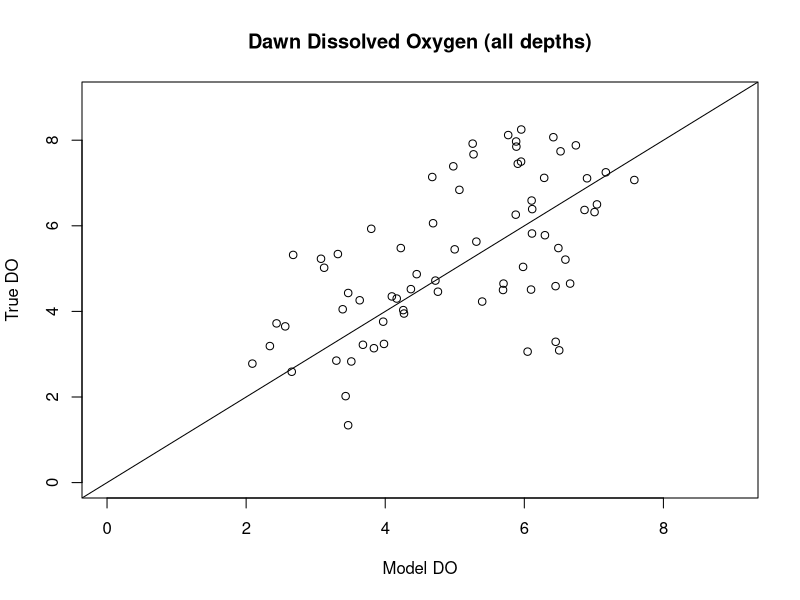
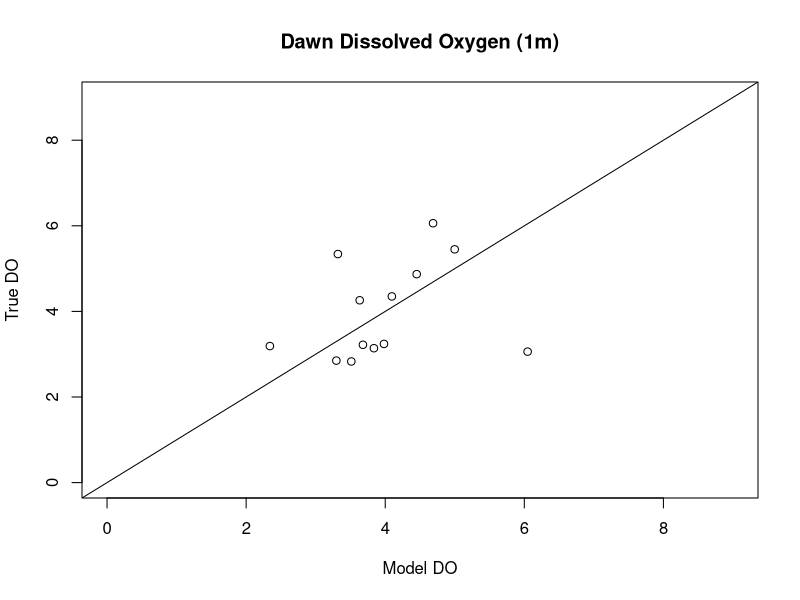
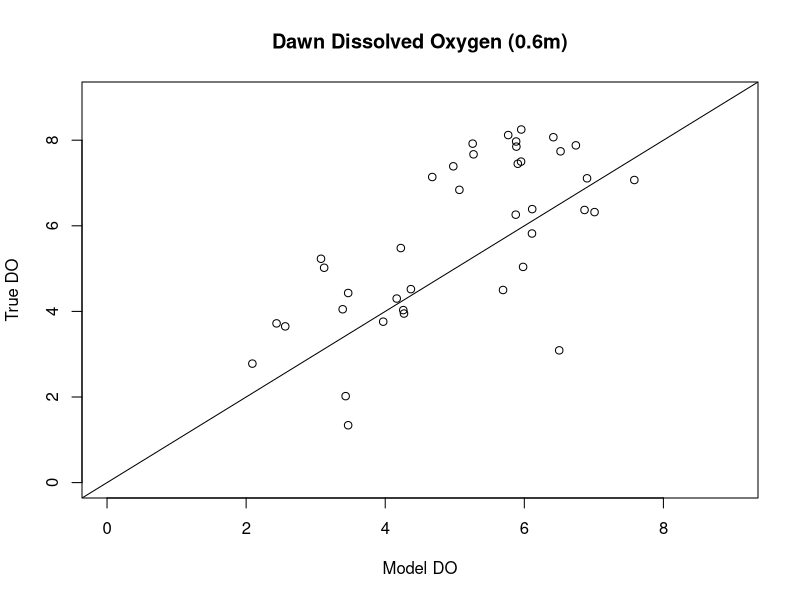
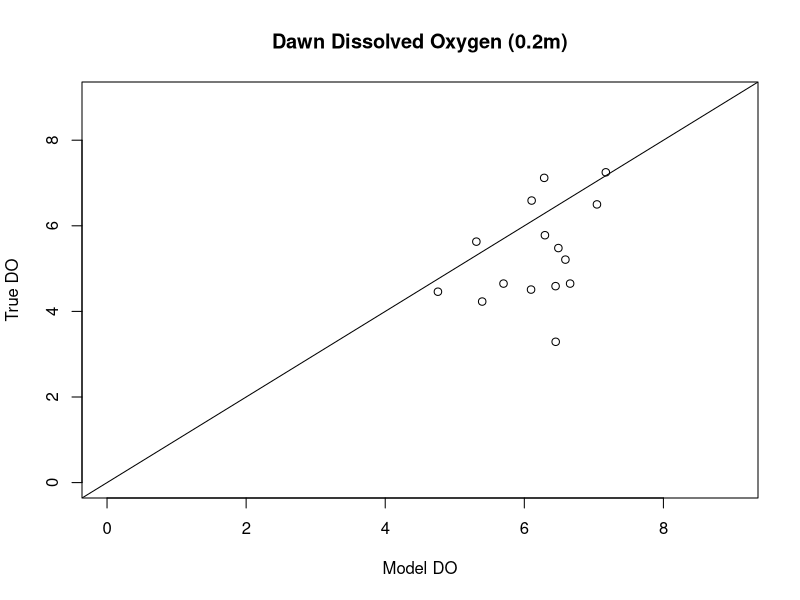

Source code (R) for these figures, in order:
dat <- read.csv("DO-Sampling/_dat/Data/DawnDuskDO.csv")
dat$Z<- dat$depth2 #9 boards in the WCS
dat$tempC<-dat$Temp_C
DO_fun<-function(t,x,parms)
{
  DO<-x
  tempC<-parms["tempC"]
  Z<-parms["Z"]
  WR<-0.07203515/60 #lake average water respiration in g/m^3/min
  # DO Saturation at a given temperature        
  DOsat<-4.09+(10.5*exp(-0.0371*tempC)) #nothing can change here
  SR<- ((((0.287*tempC-2.5)*44.661)*0.7)*0.001)/60
  # diffusive exchange
  DE<-(DO*DOsat)*(2.2*10^-5)*(0.05^-1)*60*10^-2 #nothing to change here but the 60/10 situation
  # below is eq 2. but i am not sure the do term should be ther
  #dDO<- DO - SR*Z^-1 + WR +DE*Z^-1
  dDO<- -1*(SR*Z^-1+WR+DE*Z^-1)
  return(list(dDO))
}


dat$DawnDO_Mod<-NA 
for (i in 1:NROW(dat))
{
  DO_dusk<-dat$DO_dusk[i]
  parms=c(tempC = dat$tempC[i], Z = dat$Z[i])
  solution<- deSolve::ode(
    y=DO_dusk, 
    times=c(0:(10*60)), 
    func=DO_fun,
    parms= parms,
    method="euler")
  dat$DawnDO_Mod[i]<-solution[601,2]
}

dat$DawnDO_Mod<-dat$DO_dusk-dat$DawnDO_Mod

plot(dat$DO_dawn~dat$DawnDO_Mod, main="Dawn Dissolved Oxygen (all depths)", xlab="Model DO", ylab="True DO", ylim=c(0,9), xlim=c(0,9))
abline(0,1)

dat1<-subset(dat, dat$depth==1)
plot(dat1$DO_dawn~dat1$DawnDO_Mod, main="Dawn Dissolved Oxygen (1m)", xlab="Model DO", ylab="True DO", ylim=c(0,9), xlim=c(0,9))
abline(0,1)
dat6<-subset(dat, dat$depth==.6)
plot(dat6$DO_dawn~dat6$DawnDO_Mod, main="Dawn Dissolved Oxygen (0.6m)", xlab="Model DO", ylab="True DO", ylim=c(0,9), xlim=c(0,9))
abline(0,1)
dat2<-subset(dat, dat$depth==0.2)
plot(dat2$DO_dawn~dat2$DawnDO_Mod, main="Dawn Dissolved Oxygen (0.2m)", xlab="Model DO", ylab="True DO", ylim=c(0,9), xlim=c(0,9))
abline(0,1)
